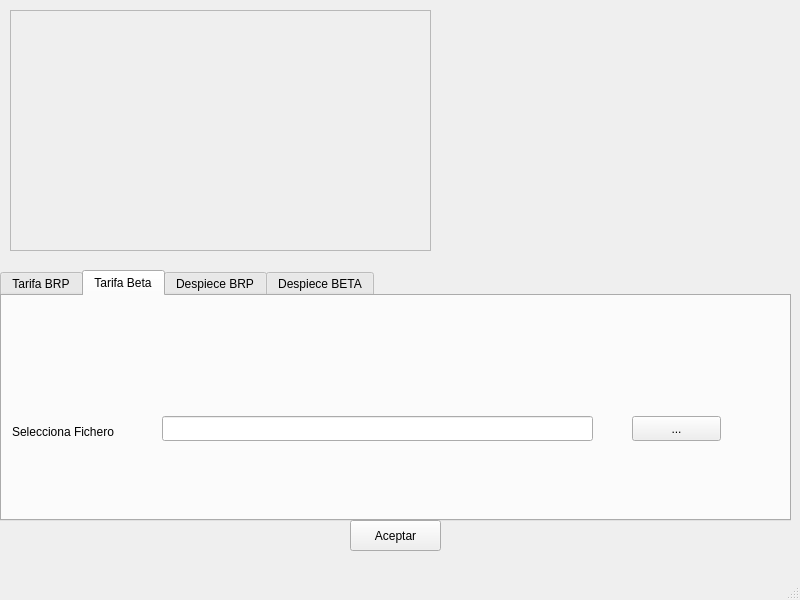
<?xml version="1.0" encoding="UTF-8"?>
<ui version="4.0">
 <class>MainWindow</class>
 <widget class="QMainWindow" name="MainWindow">
  <property name="geometry">
   <rect>
    <x>0</x>
    <y>0</y>
    <width>800</width>
    <height>600</height>
   </rect>
  </property>
  <property name="windowTitle">
   <string>Minemas</string>
  </property>
  <widget class="QWidget" name="centralwidget">
   <widget class="QPushButton" name="pushButton_2">
    <property name="geometry">
     <rect>
      <x>350</x>
      <y>520</y>
      <width>91</width>
      <height>31</height>
     </rect>
    </property>
    <property name="text">
     <string>Aceptar</string>
    </property>
   </widget>
   <widget class="QScrollArea" name="scrollArea">
    <property name="geometry">
     <rect>
      <x>10</x>
      <y>10</y>
      <width>421</width>
      <height>241</height>
     </rect>
    </property>
    <property name="widgetResizable">
     <bool>true</bool>
    </property>
    <widget class="QWidget" name="scrollAreaWidgetContents">
     <property name="geometry">
      <rect>
       <x>0</x>
       <y>0</y>
       <width>419</width>
       <height>239</height>
      </rect>
     </property>
    </widget>
   </widget>
   <widget class="QTabWidget" name="tabWidget">
    <property name="geometry">
     <rect>
      <x>0</x>
      <y>270</y>
      <width>791</width>
      <height>251</height>
     </rect>
    </property>
    <property name="currentIndex">
     <number>1</number>
    </property>
    <widget class="QWidget" name="tab_brp">
     <attribute name="title">
      <string>Tarifa BRP</string>
     </attribute>
     <widget class="QLabel" name="label_3">
      <property name="geometry">
       <rect>
        <x>20</x>
        <y>20</y>
        <width>101</width>
        <height>61</height>
       </rect>
      </property>
      <property name="styleSheet">
       <string notr="true">border-image: url(:/brp/BRP_inc_logo.svg.png);</string>
      </property>
      <property name="text">
       <string/>
      </property>
     </widget>
    </widget>
    <widget class="QWidget" name="tab_beta">
     <attribute name="title">
      <string>Tarifa Beta</string>
     </attribute>
     <widget class="QLabel" name="label_2">
      <property name="geometry">
       <rect>
        <x>10</x>
        <y>110</y>
        <width>191</width>
        <height>51</height>
       </rect>
      </property>
      <property name="text">
       <string>Selecciona Fichero</string>
      </property>
     </widget>
     <widget class="QLineEdit" name="ruta">
      <property name="geometry">
       <rect>
        <x>160</x>
        <y>120</y>
        <width>431</width>
        <height>25</height>
       </rect>
      </property>
     </widget>
     <widget class="QPushButton" name="busca_fichero">
      <property name="geometry">
       <rect>
        <x>630</x>
        <y>120</y>
        <width>89</width>
        <height>25</height>
       </rect>
      </property>
      <property name="text">
       <string>...</string>
      </property>
     </widget>
     <widget class="QLabel" name="label_5">
      <property name="geometry">
       <rect>
        <x>20</x>
        <y>20</y>
        <width>101</width>
        <height>61</height>
       </rect>
      </property>
      <property name="styleSheet">
       <string notr="true">border-image: url(:/beta/Beta-Logo.png);</string>
      </property>
      <property name="text">
       <string/>
      </property>
     </widget>
    </widget>
    <widget class="QWidget" name="tab">
     <attribute name="title">
      <string>Despiece BRP</string>
     </attribute>
     <widget class="QLabel" name="label_4">
      <property name="geometry">
       <rect>
        <x>20</x>
        <y>20</y>
        <width>101</width>
        <height>61</height>
       </rect>
      </property>
      <property name="styleSheet">
       <string notr="true">border-image: url(:/brp/BRP_inc_logo.svg.png);</string>
      </property>
      <property name="text">
       <string/>
      </property>
     </widget>
    </widget>
    <widget class="QWidget" name="tab_2">
     <attribute name="title">
      <string>Despiece BETA</string>
     </attribute>
    </widget>
   </widget>
   <widget class="QLabel" name="label">
    <property name="geometry">
     <rect>
      <x>440</x>
      <y>30</y>
      <width>351</width>
      <height>221</height>
     </rect>
    </property>
    <property name="text">
     <string>&lt;html&gt;&lt;head/&gt;&lt;body&gt;&lt;p&gt;&lt;img src=&quot;:/enduro/endurorecambios.png&quot;/&gt;&lt;/p&gt;&lt;/body&gt;&lt;/html&gt;</string>
    </property>
   </widget>
   <zorder>scrollArea</zorder>
   <zorder>tabWidget</zorder>
   <zorder>pushButton_2</zorder>
   <zorder>label</zorder>
  </widget>
  <widget class="QMenuBar" name="menubar">
   <property name="geometry">
    <rect>
     <x>0</x>
     <y>0</y>
     <width>800</width>
     <height>22</height>
    </rect>
   </property>
  </widget>
  <widget class="QStatusBar" name="statusbar"/>
 </widget>
 <resources>
  <include location="enduro.qrc"/>
 </resources>
 <connections/>
</ui>
